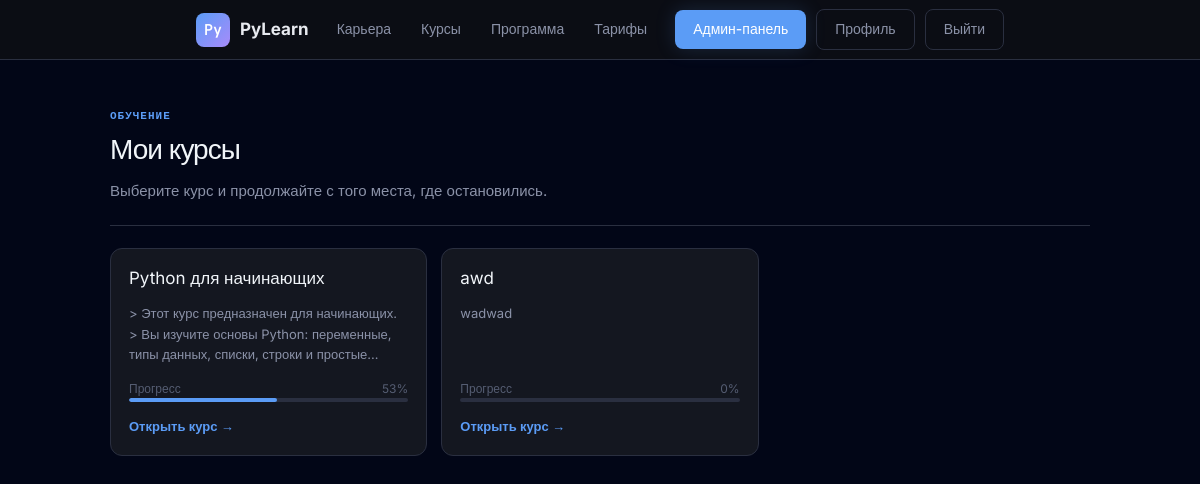
The app's page /students/ (signed in), older data.
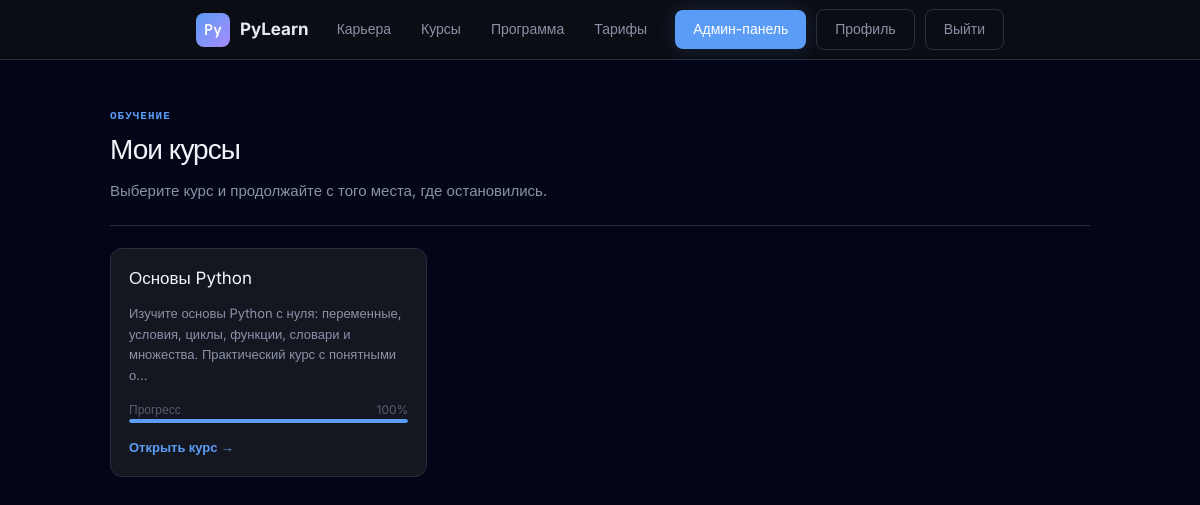
The same page, newer data.
### courses/models.py (models this page shows, shortened)
class Course(models.Model):
    title = models.CharField(max_length=200)
    description = models.TextField(blank=True)
    slug = models.SlugField(unique=True)

### students/views.py (the view)
# urls.py: path('', course_list, name='course_list'),
@login_required
def course_list(request):
    courses = Course.objects.all()
    course_progress = {}
    for course in courses:
        total_lessons = sum(module.lessons.count() for module in course.modules.all())
        completed_lessons = LessonProgress.objects.filter(
            user=request.user,
            lesson__module__course=course,
            is_completed=True
        ).count()
        progress_percent = 0
        if total_lessons > 0:
            progress_percent = int(completed_lessons / total_lessons * 100)
        course_progress[course.id] = progress_percent
    return render(request, 'students/course_list.html', {
        'courses': courses,
        'course_progress': course_progress
    })

### students/templatetags/custom_filters.py (called while the page is built)
@register.filter
def get_item(dictionary, key):
    return dictionary.get(key)

### students/templates/students/course_list.html
{% extends "base.html" %}{% load custom_filters %}{% load static %}{% block title %}Курсы{% endblock %}{% block link %}<link rel="stylesheet" href="{% static 'css/learning.css' %}">{% endblock %}{% block content %}<div class="learning"><header class="learning-header"><div><p class="learning-kicker">Обучение</p><h1 class="learning-title">Мои курсы</h1><p class="learning-lead">Выберите курс и продолжайте с того места, где остановились.</p></div></header>{% if courses %}<div class="course-grid">{% for course in courses %}<article class="course-card"><h2>{{ course.title }}</h2><p>{{ course.description|truncatechars:120 }}</p><div><div class="progress-meta"><span>Прогресс</span><span>{{ course_progress|get_item:course.id }}%</span></div><div class="progress-line"><span style="width:{{ course_progress|get_item:course.id }}%"></span></div></div><a href="{% url 'students:course_detail' course.slug %}" class="course-link">Открыть курс →</a></article>{% endfor %}</div>{% else %}<div class="learning-panel">Курсов пока нет.</div>{% endif %}</div>{% endblock %}

### templates/base.html (shortened to what this page needs)
{% load static %}
<!doctype html>
<html lang="ru">
<head>
  <link rel="stylesheet" href="{% static 'css/tailwind.css' %}">
  <link rel="stylesheet" href="{% static 'css/theme.css' %}">
  {% block link %}{% endblock %}
</head>
<body class="min-h-screen bg-slate-950 text-slate-100">
  <div class="min-h-screen flex flex-col">
    <nav>
      <div class="max-w-7xl mx-auto px-6 py-4 flex flex-wrap items-center justify-between gap-4">
        <a href="/" class="nav-logo"><span class="logo-icon">Py</span>PyLearn</a>
        <div class="nav-links">
          <a href="#career">Карьера</a><a href="#courses">Курсы</a><a href="#curriculum">Программа</a><a href="#pricing">Тарифы</a>
        </div>
        <div class="nav-actions">
          {% if user.is_authenticated %}
            {% if user.role == 'admin' %}<a href="{% url 'adminpanel:dashboard' %}" class="btn btn-primary">Админ-панель</a>{% endif %}
            <a href="{% url 'users:profile' %}" class="btn btn-ghost">Профиль</a><a href="{% url 'users:signout' %}" class="btn btn-ghost">Выйти</a>
          {% else %}
            <a href="{% url 'users:signin' %}" class="btn btn-ghost">Войти</a><a href="{% url 'users:signup' %}" class="btn btn-primary">Начать бесплатно</a>
          {% endif %}
        </div>
      </div>
    </nav>
    <main class="flex-1"><div class="max-w-7xl mx-auto px-6 py-10">{% block content %}{% endblock %}</div></main>
  </div>
</body>
</html>

### static/css/theme.css (style rules this page uses)
:root { --bg-base: #0d0f14; --bg-surface: #141720; --bg-card: #1a1e2b; --bg-hover: #212636; --border: #2a2f40; --border-light: #323848; --text-primary: #e8eaf0; --text-secondary:#8b92a8; --text-muted: #555d72; --accent: #5b9cf6; --accent-glow: rgba(91,156,246,.18); --accent-dim: rgba(91,156,246,.08); --green: #3dd68c; --green-dim: rgba(61,214,140,.1); --orange: #f5a524; --orange-dim: rgba(245,165,36,.1); --red: #f55; --radius: 10px; --radius-lg:16px; --font-mono: 'JetBrains Mono', monospace; --font-sans: 'Inter', sans-serif; }
*, *::before, *::after { box-sizing: border-box; margin: 0; padding: 0; }
html { scroll-behavior: smooth; }
body { background: var(--bg-base); color: var(--text-primary); font-family: var(--font-sans); font-size: 15px; line-height: 1.6; }
a { color: inherit; }
nav { position: sticky; top: 0; z-index: 100; background: rgba(13,15,20,.9); backdrop-filter: blur(12px); border-bottom: 1px solid var(--border); display: flex; align-items: center; justify-content: space-between; padding: 0 32px; height: 60px; }
.nav-logo { display: flex; align-items: center; gap: 10px; text-decoration: none; color: var(--text-primary); font-weight: 700; font-size: 17px; }
.logo-icon { width: 34px; height: 34px; border-radius: 8px; background: linear-gradient(135deg, var(--accent), #a78bfa); display: flex; align-items: center; justify-content: center; font-family: var(--font-mono); font-size: 15px; font-weight: 600; color: #fff; }
.nav-links { display: flex; gap: 6px; }
.nav-links a { color: var(--text-secondary); text-decoration: none; font-size: 14px; padding: 6px 12px; border-radius: 7px; transition: all .18s; }
.nav-actions { display: flex; gap: 10px; align-items: center; }
.btn { display: inline-flex; align-items: center; gap: 7px; font-family: var(--font-sans); font-size: 14px; font-weight: 500; padding: 8px 18px; border-radius: 8px; border: none; cursor: pointer; text-decoration: none; transition: all .18s; }
.btn-ghost { background: transparent; color: var(--text-secondary); border: 1px solid var(--border); }
.btn-primary { background: var(--accent); color: #fff; box-shadow: 0 0 20px var(--accent-glow); }

### students/static/css/learning.css (style rules this page uses)
.learning { max-width:980px; margin:0 auto; }
.learning-header { display:flex; justify-content:space-between; align-items:flex-end; gap:18px; padding:8px 0 22px; border-bottom:1px solid var(--border); margin-bottom:22px; }
.learning-kicker { color:var(--accent); font:600 11px var(--font-mono); letter-spacing:.09em; text-transform:uppercase; margin:0 0 5px; }
.learning-title { margin:0; font-size:28px; letter-spacing:-.035em; }
.learning-lead { color:var(--text-secondary); margin:7px 0 0; }
.course-grid { display:grid; grid-template-columns:repeat(auto-fill,minmax(250px,1fr)); gap:14px; }
.course-card,.learning-panel,.module-row { background:var(--bg-surface); border:1px solid var(--border); border-radius:12px; }
.course-card { padding:18px; display:flex; flex-direction:column; gap:14px; transition:border-color .18s; }
.course-card h2 { font-size:17px; line-height:1.3; margin:0; }
.course-card p { color:var(--text-secondary); font-size:13px; margin:0; flex:1; }
.progress-meta { display:flex; justify-content:space-between; color:var(--text-muted); font-size:12px; }
.progress-line { height:4px; overflow:hidden; background:var(--border); border-radius:99px; }
.progress-line span { display:block; height:100%; background:var(--accent); border-radius:inherit; }
.course-link { color:var(--accent); text-decoration:none; font-size:13px; font-weight:600; }

Row changes from the older to the newer data that the page shows:
removed Course: title "Python для начинающих", description "> Этот курс предназначен для начинающих. > Вы изучите основы Python: переменные, типы данных, списки, строки и простые…", id "53"
removed Course: title "awd", description "wadwad", id "0"
added Course: title "Основы Python", description "Изучите основы Python с нуля: переменные, условия, циклы, функции, словари и множества. Практический курс с понятными о…", id "100"
